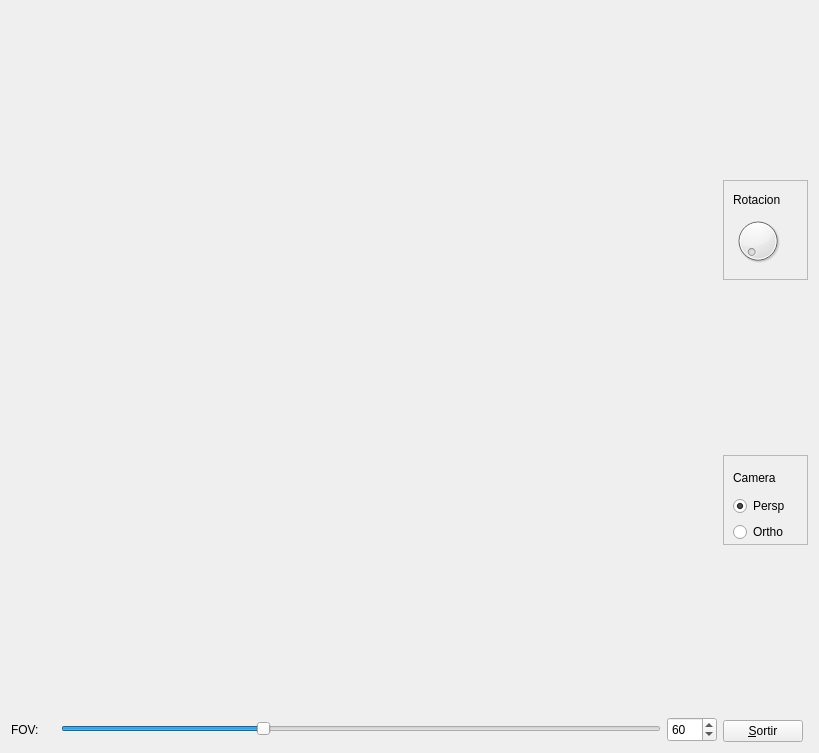
<?xml version="1.0" encoding="UTF-8"?>
<ui version="4.0">
 <class>MyForm</class>
 <widget class="QWidget" name="MyForm">
  <property name="geometry">
   <rect>
    <x>0</x>
    <y>0</y>
    <width>819</width>
    <height>747</height>
   </rect>
  </property>
  <property name="windowTitle">
   <string>IDI-Lab</string>
  </property>
  <layout class="QHBoxLayout" name="horizontalLayout_2">
   <item>
    <layout class="QVBoxLayout" name="verticalLayout_5">
     <item>
      <widget class="MyGLWidget" name="widget" native="true">
       <property name="sizePolicy">
        <sizepolicy hsizetype="Expanding" vsizetype="Expanding">
         <horstretch>0</horstretch>
         <verstretch>0</verstretch>
        </sizepolicy>
       </property>
       <property name="minimumSize">
        <size>
         <width>700</width>
         <height>700</height>
        </size>
       </property>
       <property name="maximumSize">
        <size>
         <width>700</width>
         <height>700</height>
        </size>
       </property>
      </widget>
     </item>
     <item>
      <layout class="QHBoxLayout" name="horizontalLayout">
       <item>
        <widget class="QLabel" name="label_4">
         <property name="text">
          <string>FOV:</string>
         </property>
        </widget>
       </item>
       <item>
        <widget class="QSlider" name="horizontalSlider">
         <property name="minimumSize">
          <size>
           <width>600</width>
           <height>20</height>
          </size>
         </property>
         <property name="maximumSize">
          <size>
           <width>600</width>
           <height>20</height>
          </size>
         </property>
         <property name="maximum">
          <number>180</number>
         </property>
         <property name="value">
          <number>60</number>
         </property>
         <property name="orientation">
          <enum>Qt::Horizontal</enum>
         </property>
        </widget>
       </item>
       <item>
        <widget class="QSpinBox" name="spinBox">
         <property name="minimumSize">
          <size>
           <width>50</width>
           <height>25</height>
          </size>
         </property>
         <property name="maximumSize">
          <size>
           <width>50</width>
           <height>25</height>
          </size>
         </property>
         <property name="value">
          <number>60</number>
         </property>
        </widget>
       </item>
      </layout>
     </item>
    </layout>
   </item>
   <item>
    <layout class="QVBoxLayout" name="verticalLayout_4">
     <item>
      <spacer name="verticalSpacer">
       <property name="orientation">
        <enum>Qt::Vertical</enum>
       </property>
       <property name="sizeHint" stdset="0">
        <size>
         <width>20</width>
         <height>40</height>
        </size>
       </property>
      </spacer>
     </item>
     <item>
      <widget class="QFrame" name="frame_2">
       <property name="minimumSize">
        <size>
         <width>85</width>
         <height>100</height>
        </size>
       </property>
       <property name="maximumSize">
        <size>
         <width>85</width>
         <height>100</height>
        </size>
       </property>
       <property name="frameShape">
        <enum>QFrame::StyledPanel</enum>
       </property>
       <property name="frameShadow">
        <enum>QFrame::Raised</enum>
       </property>
       <widget class="QWidget" name="layoutWidget">
        <property name="geometry">
         <rect>
          <x>10</x>
          <y>10</y>
          <width>63</width>
          <height>76</height>
         </rect>
        </property>
        <layout class="QVBoxLayout" name="verticalLayout_3">
         <item>
          <widget class="QLabel" name="label_2">
           <property name="text">
            <string>Rotacion</string>
           </property>
          </widget>
         </item>
         <item>
          <widget class="QDial" name="dial">
           <property name="minimumSize">
            <size>
             <width>50</width>
             <height>50</height>
            </size>
           </property>
           <property name="maximumSize">
            <size>
             <width>50</width>
             <height>50</height>
            </size>
           </property>
           <property name="maximum">
            <number>360</number>
           </property>
          </widget>
         </item>
        </layout>
       </widget>
      </widget>
     </item>
     <item>
      <spacer name="verticalSpacer_2">
       <property name="orientation">
        <enum>Qt::Vertical</enum>
       </property>
       <property name="sizeHint" stdset="0">
        <size>
         <width>20</width>
         <height>40</height>
        </size>
       </property>
      </spacer>
     </item>
     <item>
      <widget class="QFrame" name="frame">
       <property name="minimumSize">
        <size>
         <width>85</width>
         <height>90</height>
        </size>
       </property>
       <property name="maximumSize">
        <size>
         <width>85</width>
         <height>90</height>
        </size>
       </property>
       <property name="frameShape">
        <enum>QFrame::StyledPanel</enum>
       </property>
       <property name="frameShadow">
        <enum>QFrame::Raised</enum>
       </property>
       <widget class="QWidget" name="layoutWidget">
        <property name="geometry">
         <rect>
          <x>10</x>
          <y>10</y>
          <width>68</width>
          <height>77</height>
         </rect>
        </property>
        <layout class="QVBoxLayout" name="verticalLayout">
         <item>
          <widget class="QLabel" name="label">
           <property name="text">
            <string>Camera</string>
           </property>
          </widget>
         </item>
         <item>
          <widget class="QRadioButton" name="radioButton">
           <property name="text">
            <string>Persp</string>
           </property>
           <property name="checked">
            <bool>true</bool>
           </property>
          </widget>
         </item>
         <item>
          <widget class="QRadioButton" name="radioButton_2">
           <property name="text">
            <string>Ortho</string>
           </property>
          </widget>
         </item>
        </layout>
       </widget>
      </widget>
     </item>
     <item>
      <spacer name="verticalSpacer_3">
       <property name="orientation">
        <enum>Qt::Vertical</enum>
       </property>
       <property name="sizeHint" stdset="0">
        <size>
         <width>20</width>
         <height>40</height>
        </size>
       </property>
      </spacer>
     </item>
     <item>
      <widget class="QPushButton" name="pushButton">
       <property name="sizePolicy">
        <sizepolicy hsizetype="Fixed" vsizetype="Fixed">
         <horstretch>0</horstretch>
         <verstretch>0</verstretch>
        </sizepolicy>
       </property>
       <property name="text">
        <string>&amp;Sortir</string>
       </property>
      </widget>
     </item>
    </layout>
   </item>
  </layout>
 </widget>
 <customwidgets>
  <customwidget>
   <class>MyGLWidget</class>
   <extends>QWidget</extends>
   <header>MyGLWidget.h</header>
   <container>1</container>
   <slots>
    <signal>euler()</signal>
    <signal>planta()</signal>
    <signal>step()</signal>
    <signal>reset()</signal>
    <slot>cambia_ortogonal()</slot>
    <slot>cambia_perspectiva()</slot>
    <slot>carlos()</slot>
    <slot>Persp()</slot>
    <slot>Ortho()</slot>
    <slot>GirPat(int)</slot>
    <slot>changeFov(int)</slot>
   </slots>
  </customwidget>
 </customwidgets>
 <resources/>
 <connections>
  <connection>
   <sender>pushButton</sender>
   <signal>clicked()</signal>
   <receiver>MyForm</receiver>
   <slot>close()</slot>
   <hints>
    <hint type="sourcelabel">
     <x>803</x>
     <y>734</y>
    </hint>
    <hint type="destinationlabel">
     <x>818</x>
     <y>529</y>
    </hint>
   </hints>
  </connection>
  <connection>
   <sender>radioButton</sender>
   <signal>clicked()</signal>
   <receiver>widget</receiver>
   <slot>Persp()</slot>
   <hints>
    <hint type="sourcelabel">
     <x>761</x>
     <y>490</y>
    </hint>
    <hint type="destinationlabel">
     <x>650</x>
     <y>404</y>
    </hint>
   </hints>
  </connection>
  <connection>
   <sender>radioButton_2</sender>
   <signal>clicked()</signal>
   <receiver>widget</receiver>
   <slot>Ortho()</slot>
   <hints>
    <hint type="sourcelabel">
     <x>786</x>
     <y>520</y>
    </hint>
    <hint type="destinationlabel">
     <x>644</x>
     <y>558</y>
    </hint>
   </hints>
  </connection>
  <connection>
   <sender>dial</sender>
   <signal>valueChanged(int)</signal>
   <receiver>widget</receiver>
   <slot>GirPat(int)</slot>
   <hints>
    <hint type="sourcelabel">
     <x>740</x>
     <y>240</y>
    </hint>
    <hint type="destinationlabel">
     <x>655</x>
     <y>235</y>
    </hint>
   </hints>
  </connection>
  <connection>
   <sender>horizontalSlider</sender>
   <signal>valueChanged(int)</signal>
   <receiver>widget</receiver>
   <slot>changeFov(int)</slot>
   <hints>
    <hint type="sourcelabel">
     <x>551</x>
     <y>715</y>
    </hint>
    <hint type="destinationlabel">
     <x>551</x>
     <y>656</y>
    </hint>
   </hints>
  </connection>
  <connection>
   <sender>horizontalSlider</sender>
   <signal>valueChanged(int)</signal>
   <receiver>spinBox</receiver>
   <slot>setValue(int)</slot>
   <hints>
    <hint type="sourcelabel">
     <x>629</x>
     <y>719</y>
    </hint>
    <hint type="destinationlabel">
     <x>692</x>
     <y>725</y>
    </hint>
   </hints>
  </connection>
  <connection>
   <sender>spinBox</sender>
   <signal>valueChanged(int)</signal>
   <receiver>horizontalSlider</receiver>
   <slot>setValue(int)</slot>
   <hints>
    <hint type="sourcelabel">
     <x>686</x>
     <y>711</y>
    </hint>
    <hint type="destinationlabel">
     <x>630</x>
     <y>717</y>
    </hint>
   </hints>
  </connection>
 </connections>
</ui>
